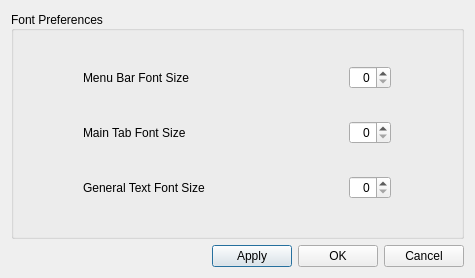
<ui version="4.0" >
 <class>PreferencesDialog</class>
 <widget class="QDialog" name="PreferencesDialog" >
  <property name="geometry" >
   <rect>
    <x>0</x>
    <y>0</y>
    <width>475</width>
    <height>278</height>
   </rect>
  </property>
  <property name="sizePolicy" >
   <sizepolicy vsizetype="Fixed" hsizetype="Fixed" >
    <horstretch>0</horstretch>
    <verstretch>0</verstretch>
   </sizepolicy>
  </property>
  <property name="windowTitle" >
   <string>Preferences</string>
  </property>
  <layout class="QVBoxLayout" name="verticalLayout" >
   <item>
    <widget class="QGroupBox" name="fontGroupBox" >
     <property name="title" >
      <string>Font Preferences</string>
     </property>
     <property name="alignment" >
      <set>Qt::AlignLeading|Qt::AlignLeft|Qt::AlignVCenter</set>
     </property>
     <layout class="QGridLayout" name="gridLayout" >
      <item row="0" column="0" >
       <widget class="QLabel" name="menuFontSizeLabel" >
        <property name="sizePolicy" >
         <sizepolicy vsizetype="Preferred" hsizetype="Maximum" >
          <horstretch>0</horstretch>
          <verstretch>0</verstretch>
         </sizepolicy>
        </property>
        <property name="maximumSize" >
         <size>
          <width>200</width>
          <height>16777215</height>
         </size>
        </property>
        <property name="text" >
         <string>Menu Bar Font Size</string>
        </property>
       </widget>
      </item>
      <item row="0" column="1" >
       <widget class="QSpinBox" name="menuFontSizeSpinBox" >
        <property name="maximumSize" >
         <size>
          <width>42</width>
          <height>16777215</height>
         </size>
        </property>
        <property name="alignment" >
         <set>Qt::AlignRight|Qt::AlignTrailing|Qt::AlignVCenter</set>
        </property>
       </widget>
      </item>
      <item row="1" column="0" >
       <widget class="QLabel" name="mainTabsFontSizeLabel" >
        <property name="sizePolicy" >
         <sizepolicy vsizetype="Preferred" hsizetype="Maximum" >
          <horstretch>0</horstretch>
          <verstretch>0</verstretch>
         </sizepolicy>
        </property>
        <property name="maximumSize" >
         <size>
          <width>200</width>
          <height>16777215</height>
         </size>
        </property>
        <property name="text" >
         <string>Main Tab Font Size</string>
        </property>
       </widget>
      </item>
      <item row="1" column="1" >
       <widget class="QSpinBox" name="mainTabsFontSizeSpinBox" >
        <property name="maximumSize" >
         <size>
          <width>42</width>
          <height>16777215</height>
         </size>
        </property>
        <property name="alignment" >
         <set>Qt::AlignRight|Qt::AlignTrailing|Qt::AlignVCenter</set>
        </property>
       </widget>
      </item>
      <item row="2" column="0" >
       <widget class="QLabel" name="label" >
        <property name="sizePolicy" >
         <sizepolicy vsizetype="Preferred" hsizetype="Maximum" >
          <horstretch>0</horstretch>
          <verstretch>0</verstretch>
         </sizepolicy>
        </property>
        <property name="maximumSize" >
         <size>
          <width>200</width>
          <height>16777215</height>
         </size>
        </property>
        <property name="text" >
         <string>General Text Font Size</string>
        </property>
       </widget>
      </item>
      <item row="2" column="1" >
       <widget class="QSpinBox" name="generalTextFontSizeSpinBox" >
        <property name="alignment" >
         <set>Qt::AlignRight|Qt::AlignTrailing|Qt::AlignVCenter</set>
        </property>
       </widget>
      </item>
     </layout>
    </widget>
   </item>
   <item>
    <layout class="QHBoxLayout" name="horizontalLayout_2" >
     <item>
      <spacer name="horizontalSpacer" >
       <property name="orientation" >
        <enum>Qt::Horizontal</enum>
       </property>
       <property name="sizeHint" stdset="0" >
        <size>
         <width>40</width>
         <height>20</height>
        </size>
       </property>
      </spacer>
     </item>
     <item>
      <widget class="QPushButton" name="applyButton" >
       <property name="text" >
        <string>Apply</string>
       </property>
       <property name="autoDefault" >
        <bool>true</bool>
       </property>
      </widget>
     </item>
     <item>
      <widget class="QPushButton" name="okButton" >
       <property name="text" >
        <string>OK</string>
       </property>
       <property name="autoDefault" >
        <bool>true</bool>
       </property>
      </widget>
     </item>
     <item>
      <widget class="QPushButton" name="cancelButton" >
       <property name="text" >
        <string>Cancel</string>
       </property>
      </widget>
     </item>
    </layout>
   </item>
  </layout>
 </widget>
 <resources/>
 <connections/>
</ui>
